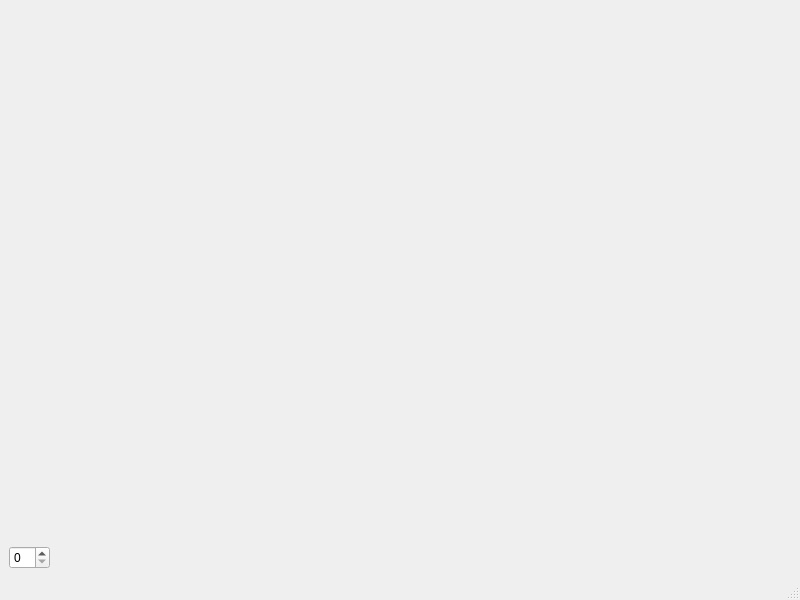
<?xml version="1.0" encoding="UTF-8"?>
<ui version="4.0">
 <class>MainWindow</class>
 <widget class="QMainWindow" name="MainWindow">
  <property name="geometry">
   <rect>
    <x>0</x>
    <y>0</y>
    <width>800</width>
    <height>600</height>
   </rect>
  </property>
  <property name="windowTitle">
   <string>MainWindow</string>
  </property>
  <widget class="QWidget" name="centralwidget">
   <layout class="QVBoxLayout" name="verticalLayout">
    <item>
     <widget class="MPLWidget" name="myPlot" native="true">
      <property name="sizePolicy">
       <sizepolicy hsizetype="Expanding" vsizetype="Expanding">
        <horstretch>0</horstretch>
        <verstretch>0</verstretch>
       </sizepolicy>
      </property>
     </widget>
    </item>
    <item>
     <layout class="QHBoxLayout" name="horizontalLayout">
      <property name="sizeConstraint">
       <enum>QLayout::SetMinimumSize</enum>
      </property>
      <item>
       <widget class="QSpinBox" name="spinBox"/>
      </item>
      <item>
       <spacer name="horizontalSpacer">
        <property name="orientation">
         <enum>Qt::Horizontal</enum>
        </property>
        <property name="sizeHint" stdset="0">
         <size>
          <width>40</width>
          <height>20</height>
         </size>
        </property>
       </spacer>
      </item>
     </layout>
    </item>
   </layout>
  </widget>
  <widget class="QMenuBar" name="menubar">
   <property name="geometry">
    <rect>
     <x>0</x>
     <y>0</y>
     <width>800</width>
     <height>22</height>
    </rect>
   </property>
  </widget>
  <widget class="QStatusBar" name="statusbar"/>
 </widget>
 <customwidgets>
  <customwidget>
   <class>MPLWidget</class>
   <extends>QWidget</extends>
   <header location="global">mplwidget.h</header>
   <container>1</container>
  </customwidget>
 </customwidgets>
 <resources>
  <include location="icons/icons.qrc"/>
 </resources>
 <connections>
  <connection>
   <sender>spinBox</sender>
   <signal>valueChanged(int)</signal>
   <receiver>MainWindow</receiver>
   <slot>spinBoxValueChanged()</slot>
   <hints>
    <hint type="sourcelabel">
     <x>37</x>
     <y>553</y>
    </hint>
    <hint type="destinationlabel">
     <x>399</x>
     <y>299</y>
    </hint>
   </hints>
  </connection>
 </connections>
 <slots>
  <slot>spinBoxValueChanged()</slot>
 </slots>
</ui>
